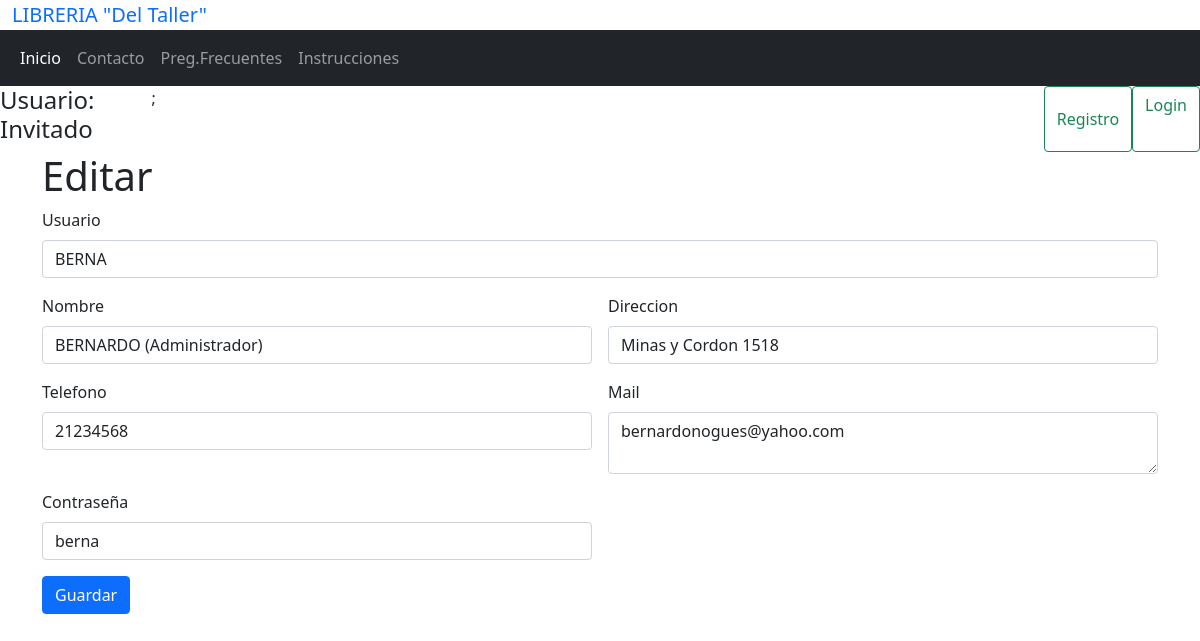
The app's page /usuario-crear.php?id=3 with its own data.
### tables this page shows
CREATE TABLE `usuario` (
  `id` smallint(6) NOT NULL,
  `usuario` varchar(12) NOT NULL,
  `contrasena` varchar(12) NOT NULL,
  `nombre` varchar(50) NOT NULL,
  `direccion` varchar(80) NOT NULL,
  `telefono` varchar(12) NOT NULL,
  `mail` varchar(100) NOT NULL
);

### usuario-crear.php (the view, shortened to what this page needs)
<?php
include('header.php');
$id = isset($_GET["id"]) ? $_GET["id"] :0;
$usuario = "";
$nombre = "";
$direccion = "";
$telefono = "";
$mail = "";
$pass = "";
include('db.php');
    $q = "SELECT id,usuario,contrasena,nombre,direccion,telefono,mail FROM usuario WHERE id = $id";
    $response = $connection->query($q);
    if ($response->num_rows > 0) {
      while($row = $response->fetch_assoc()) {
        $usuario = $row['usuario'];
        $pass    = $row['contrasena'];
        $nombre  = $row['nombre'];
        $direccion = $row['direccion'];
        $telefono  = $row['telefono'];
        $mail      = $row['mail'];
      }
  }
?>
<div class="container">
  <?php
    if($id===0){
      echo "<h1>Crear</h1>";
    }
    else{
      echo "<h1>Editar</h1>";
    }
  ?>
<form action="usuario-valid.php" method="post" class="row g-3">
<div class="col-12">
    <label for="usuario" class="form-label">Usuario</label>
    <input type="text" value="<?php echo $usuario;?>"name="usuario" class="form-control" id="usuario" placeholder="">
  </div>
  <div class="col-md-6">
    <label for="nombre" class="form-label">Nombre</label>
    <input type="text" value="<?php echo $nombre;?>" name="nombre" class="form-control" id="nombre">
  </div>
  <div class="col-md-6">
    <label for="direccion" class="form-label">Direccion</label>
    <input type="text" class="form-control" value="<?php echo $direccion;?>" id="direccion" name="direccion" placeholder="">
  </div>
  <div class="col-md-6">
    <label for="telefono" class="form-label">Telefono</label>
    <input type="number" class="form-control" value="<?php echo $telefono;?>" id="telefono" name="telefono" placeholder="">
  </div>
  <div class="col-md-6">
    <label for="mail" class="form-label">Mail</label>
    <textarea type="text" class="form-control" id="mail" name="mail" placeholder=""><?php echo $mail;?></textarea>
  </div>
  <div class="col-md-6">
    <label for="pass" class="form-label">Contraseña</label>
    <input type="text" class="form-control" value="<?php echo $pass;?>" id="pass" name="pass">
  </div>
  <div class="col-12">
    <button type="submit" class="btn btn-primary">Guardar</button>
  </div>
</form>
</div>

### records on screen
usuario: usuario "BERNA", nombre "BERNARDO (Administrador)", direccion "Minas y Cordon 1518", telefono "21234568", mail "bernardonogues@yahoo.com", pass "berna"

### other values on screen
$my_Usr "Usuario: Invitado"
